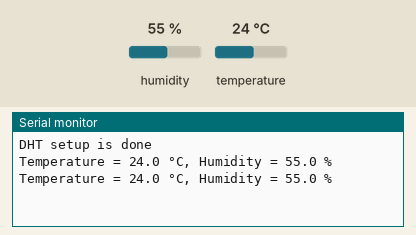
Bench run of a sketch on a simulated ESP32. Parts: the last lines printed to the serial monitor. The inputs (shaded band) are chosen by the test bench; at power-on: humidity 55 %, temperature 24 °C.

Above: at 3.8 s.
3.9 s: humidity set to 22 %
At 6.6 s:
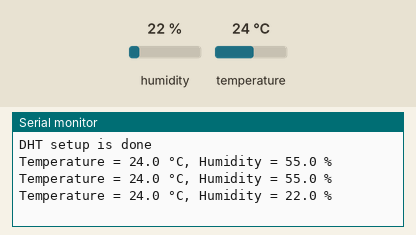
7.8 s: temperature set to 12 °C
At 9.7 s:
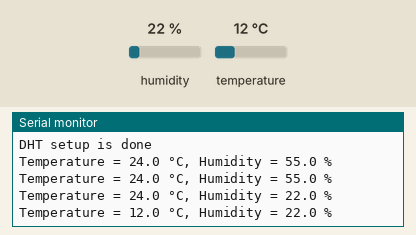
11.7 s: humidity set to 40 %
At 12.9 s:
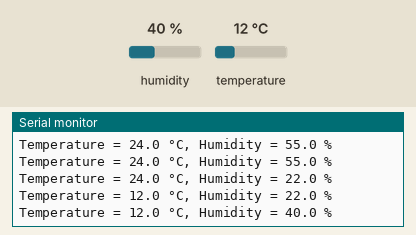
Timing chart, 0 to 14.7 s (numbered marks = the images above; inputs shaded):
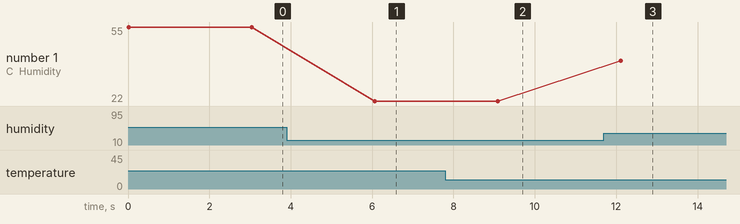

The sketch:

dht11.ino
```cpp
#include"DHT.h"


#define DHT_PIN 4
#define DHT_TYPE  DHT11

DHT dht(DHT_PIN, DHT_TYPE);

void setup() {
  // put your setup code here, to run once:
  Serial.begin(115200);

  dht.begin();

  Serial.println("DHT setup is done");
}

void loop() {
  float temp = dht.readTemperature();
  float humidity = dht.readHumidity();

  if (isnan(temp) || isnan(humidity)) {
    Serial.println("Failed to read from DHT sensor!");
    delay(3000);
    return;
  }

  Serial.printf("Temperature = %.1f °C, Humidity = %.1f %%\n", temp, humidity);
  delay(3000);
}
```

Measured:
- after the input at 3.9 s, the serial monitor: prints a new line after 2.2 s (image 1)
- after the input at 7.8 s, the serial monitor: prints a new line after 1.3 s (image 2)
- after the input at 11.7 s, the serial monitor: prints a new line after 0.42 s (image 3)
- plotted number 1: 55 → 22 after the input at 3.9 s, 22 → 40 after the input at 11.7 s
